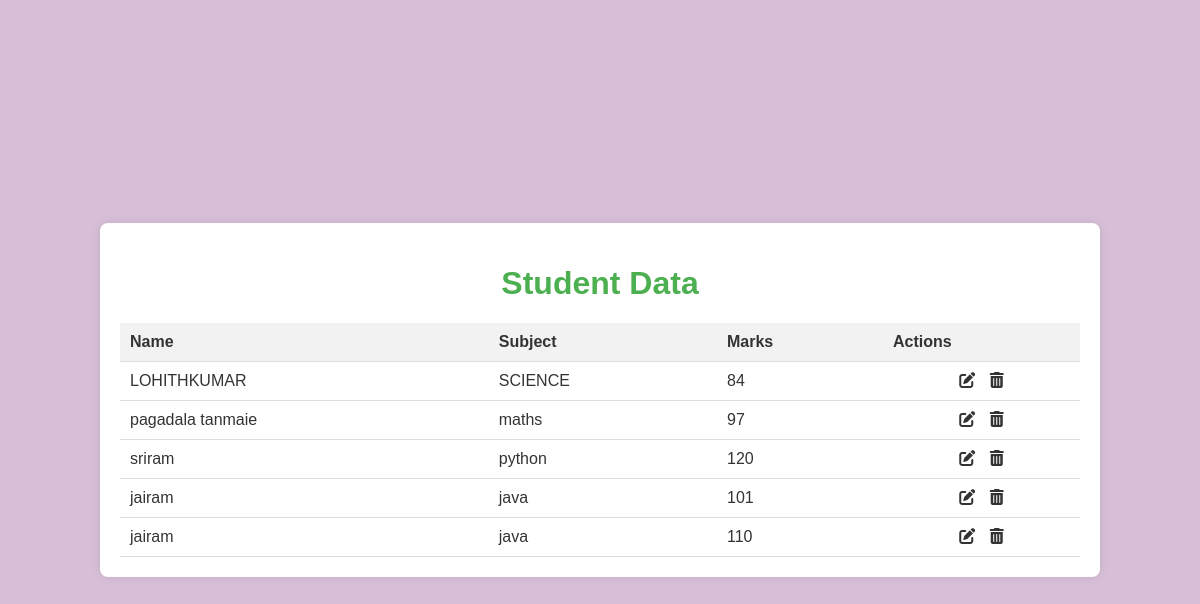
The app's page /display/ with its own data.
### myapp/models.py (models this page shows)
class student(models.Model):
    name=models.CharField(max_length=100)
    subject=models.CharField(max_length=100)
    marks=models.IntegerField()

### myapp/views.py (the view)
# urls.py: path('display/',display),
def display(request):
    data=student.objects.all()
    return render(request,'index.html',{'data':data})

### template/index.html (shortened to what this page needs)
<!DOCTYPE html>
<html lang="en">
<head>
    <link rel="stylesheet" href="https://cdnjs.cloudflare.com/ajax/libs/font-awesome/6.0.0-beta3/css/all.min.css">
</head>
<body>
    <div class="container">
        <h1>Student Data</h1>
        <table>
            <tr>
                <th>Name</th>
                <th>Subject</th>
                <th>Marks</th>
                <th>Actions</th>
            </tr>
            {% for i in data %}
            <tr>
                <td>{{i.name}}</td>
                <td>{{i.subject}}</td>
                <td>{{i.marks}}</td>
                <td class="icons">
                    <a href="{% url 'update' i.id %}" title="Update"><i class="fas fa-edit"></i></a>
                    <a href="{% url 'delete' i.id %}" title="Delete"><i class="fas fa-trash-alt"></i></a>
                </td>
            </tr>
            {% endfor %}
        </table>
    </div>
</body>
</html>

### template/index.html (style rules this page uses)
body { font-family: Arial, sans-serif; background-color: thistle; color: #333; display: flex; justify-content: center; align-items: center; height: 100vh; margin: 0; }
.container { background: #fff; padding: 20px; border-radius: 8px; box-shadow: 0 0 10px rgba(0, 0, 0, 0.1); width: 80%; margin: auto; }
h1 { text-align: center; color: #4CAF50; }
table { width: 100%; border-collapse: collapse; }
th, td { padding: 10px; text-align: left; border-bottom: 1px solid #ddd; }
th { background-color: #f2f2f2; }
.icons { text-align: center; }
.icons a { margin: 0 5px; color: #333; }

### records on screen
student: name "LOHITHKUMAR", subject "SCIENCE", marks "84"
student: name "pagadala tanmaie", subject "maths", marks "97"
student: name "sriram", subject "python", marks "120"
student: name "jairam", subject "java", marks "101"
student: name "jairam", subject "java", marks "110"
